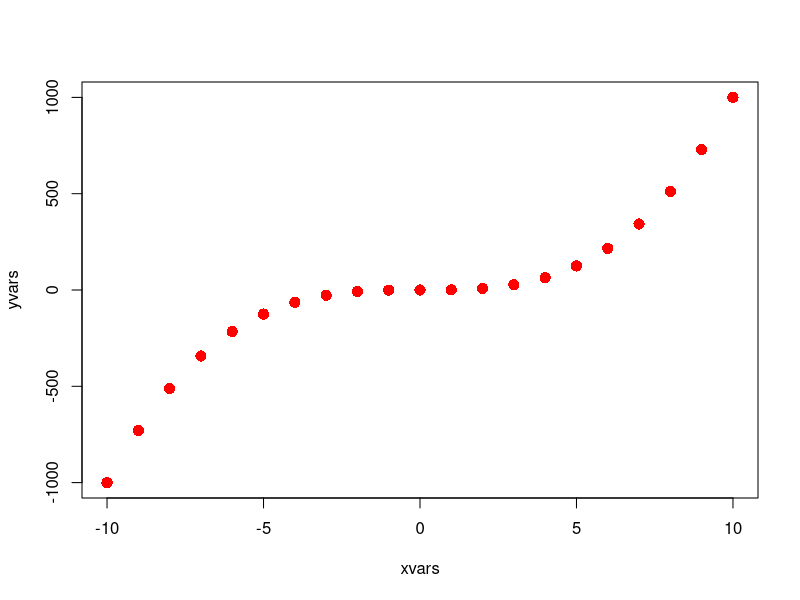

The R script that drew this image:
# ---- set-up-the-data

  # Set up some sample data
  xvars <- -10:10
  yvars <- xvars**3

# ---- print-the-data-with-print
  print(yvars)

# ---- plot-the-data
  # Create the plot
  plot(xvars, yvars)
  points(xvars, yvars, pch = 16, col = 'red', cex = 1.5)
